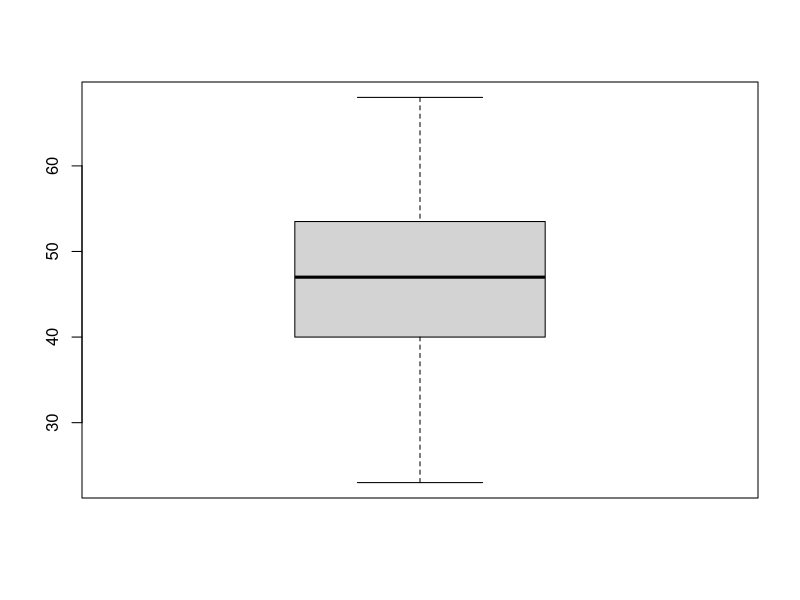

Generate this figure with R:
#########################
###
### Population Statistics
###
### Leonard Mada


### Populations
# Generate random populations
# - based on the code examples from package MicSim;

### Github:
# https://github.com/discoleo/R/tree/master/Stat/Population.R


#######################

###############
### History ###
###############

### draft v.0.1c:
# - calculate exact age;
### draft v.0.1b:
# - new parameter: proportion males;
### draft v.0.1a:
# - basic functionality;


is.LeapYear = function(y) {
	(y %% 4 == 0) & ((y %% 100 != 0) | (y %% 400 == 0));
}
age.years = function(d, at.date, asFraction=FALSE) {
	# TODO: check thoroughly !!!
	y0   = as.numeric(format(d, format="%Y"));
	y.cr = as.numeric(format(at.date, format="%Y"));
	age  = y.cr - y0 - 1;
	age[age < 0] = 0;
	# Days
	overhead.days = (d - as.Date(paste0(y0, "-01-01")));
	days.cr = (at.date - as.Date(paste0(y.cr, "-01-01")));
	# print(overhead.days); print(days.cr);
	isLeap0 = is.LeapYear(y0);
	isLeap.cr = is.LeapYear(y.cr);
	dLeap = isLeap0 - isLeap.cr;
	isBirthday = overhead.days <= (days.cr + dLeap);
	age[isBirthday] = age[isBirthday] + 1;
	if(asFraction) {
		days.startYear = days.cr - overhead.days - dLeap;
		# TODO: Leap Years;
		days.startYear[ ! isBirthday] = 365 +
			dLeap[ ! isBirthday] - days.startYear[ ! isBirthday];
		age = age + days.startYear / (365 + isLeap.cr); # TODO: proper Leap Year;
	}
	return(age);
}

### Test
# TODO: needs a lot of debugging!
age.years(as.Date(c("2020-04-20", "2000-04-20", "2000-04-21")), as.Date("2021-04-20"), asFraction=T)

rpopulation.gen = function(n, startDate, endDate, simHorizon, format="%d/%m/%Y",
	fertility.lambda=1, collapse=NULL, sex=c("M", "F"), sex.p=0.5,
	marital = c("NM","M","D","W"), edu = c("no","low","med","high")) {
	# Definition of an initial population
	# (for illustration purposes, create a random population)
	if(missing(endDate)) {
		if(length(startDate) == 1) stop("End Date needed!")
		else endDate = startDate[2];
	}
	if(is.character(startDate)) startDate = as.Date(startDate, format=format);
	if(is.character(endDate)) endDate = as.Date(endDate, format=format);
	birthDatesRange = c(startDate[1], endDate[1]);
	
	birthDates <- birthDatesRange[1] +
		runif(N, min=0, max=diff(birthDatesRange))
	
	age <- trunc(as.numeric(simHorizon[1] - birthDates)/365.25)
	s1 = if(length(sex.p) == 1 && sex.p[1] == 1/2) sample(sex, N, replace=TRUE)
		else if(length(sex) - length(sex.p) == 1) sample(sex, N, replace=TRUE, prob=c(sex.p, 1 - sum(sex.p)))
		else sample(sex, N, replace=TRUE, prob=sex.p)
	s2 = rpois(N, ifelse(age <= 18, 0, fertility.lambda)) # Fertility
	# Marital
	s3 = ifelse(age <= 18, marital[1],
			ifelse(age <= 22,
				sample(marital[1:3], N, replace=TRUE),
				sample(marital, N, replace=TRUE)))
	# Education
	s4 = ifelse(age <= 7, edu[1],
			ifelse(age <= 18, edu[2],
			ifelse(age <= 23,
				sample(edu[2:3], N, replace=TRUE),
				sample(edu[-1], N, replace=TRUE))))
	
	if( ! is.null(collapse)) {
		# TODO: can implement option with upper bound on fertility;
		s2ch = as.character(s2);
		s2ch[s2 >= 3] = "3+";
		s = paste(s1,s2ch,s3,s4, sep=collapse)
		initState = data.frame(ID=1:N, birthDate=birthDates, age=age, s);
		return(initState);
	}
	initState = data.frame(ID=1:N, birthDate=birthDates, age=age, s1, s2, s3, s4)
	return(initState)
}

#############

### Examples:

N = 100
dates = c("31/12/1950","01/01/2014")
simHorizon = as.Date("01/01/2021", format="%d/%m/%Y")

initPop = rpopulation.gen(N, dates, simHorizon=simHorizon)
head(initPop)
table(initPop$s3)
mean(initPop$age)
boxplot(initPop$age[initPop$s3 == "W"])


initPop = rpopulation.gen(N, dates, simHorizon=simHorizon, sex.p=0.4)
table(initPop$s1)

initPop = rpopulation.gen(N, dates, simHorizon=simHorizon,
	sex=c("M", "F", "FF"), sex.p=c(0.4, 0.4))
table(initPop$s1)


### with Collapse
initPop = rpopulation.gen(N, dates, simHorizon=simHorizon, collapse="/")
head(initPop)
